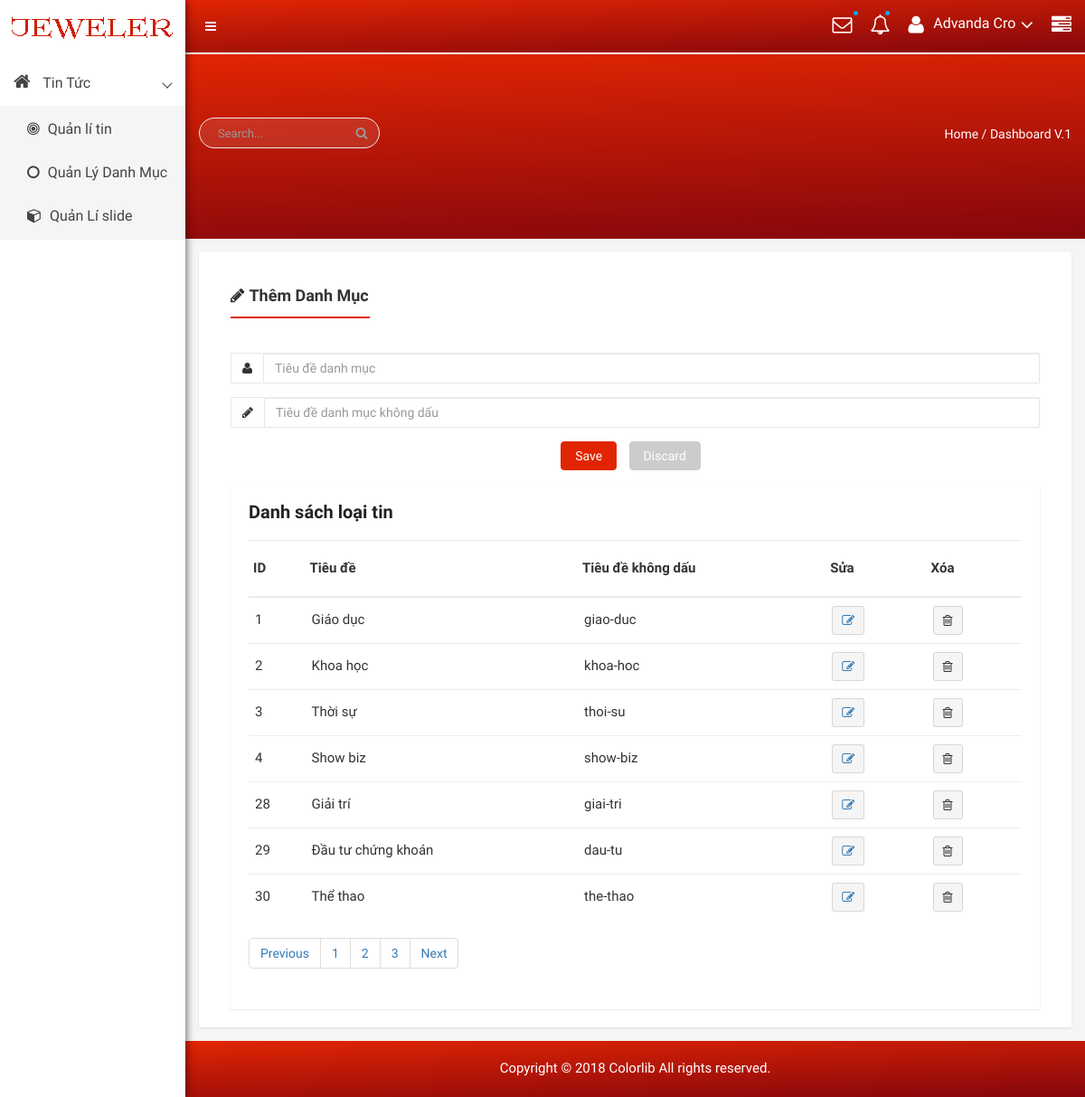
Screenshot of /controller/admin.php?atc=qldanhmuc with the database file from the repository.
### tables this page shows
CREATE TABLE `loaitin` (
  `idLoaiTin` int(10) UNSIGNED NOT NULL,
  `Ten` varchar(255) NOT NULL,
  `TenKhongDau` varchar(255) NOT NULL
);

### model/Connect.php (called while the page is built, shortened)
<?php
class connect {
    var $db = NULL;
    function __construct() {
        $dsn = "mysql:host=localhost;dbname=news";
        $user = "root";
        $pass = "root";
        $this->db = new PDO($dsn,$user,$pass);
        $this->db->query('set names "utf8"');
        if (!$this->db) {
            return false;
        }
        else {
           return true;
        }
    }
    public function getList($select) {
        $result = $this->db->query($select);
        return $result;
    }
}
?>

### model/cat.php (called while the page is built, shortened)
<?php
class Catalog {
    function getList()
    {
         $db = new connect();
         $select = "select * from loaitin";
         $result = $db->getList($select);
         return $result;
     }
}
?>

### view/admin/qldanhmuc.php (the view, shortened to what this page needs)
<?php
include "header.php";
?>
  <div class="single-product-tab-area mg-tb-15">
            <div class="single-pro-review-area">
                <div class="container-fluid">
                    <div class="row">
                        <div class="col-lg-12 col-md-12 col-sm-12 col-xs-12">
                            <div class="review-tab-pro-inner">
                                <ul id="myTab3" class="tab-review-design">
                                    <li class="active"><a href="#description"><i class="fa fa-pencil" aria-hidden="true"></i>Thêm danh mục</a></li>
                                </ul>
                                <div id="myTabContent" class="tab-content custom-product-edit">
                                    <div class="product-tab-list tab-pane fade active in" id="description">
                                    <?php
                                    if(isset($_GET['id']) && $_GET['atc'] == 'update_cate') {
                                        extract($dsdm);
                                        ?>
                                        <form action="?atc=dmUpcate" method="post" enctype="multipart/form-data">
                                        <div class="row">
                                            <div class="col-lg-12 col-md-12 col-sm-12 col-xs-12">
                                                <div class="review-content-section">
                                                    <div class="input-group mg-b-pro-edt">
                                                        <span class="input-group-addon"><i class="fa fa-user" aria-hidden="true"></i></span>
                                                        <input type="text" name="title" value="<?php echo $dsdm['Ten'] ?>" class="form-control" placeholder="Tiêu đề danh mục">
                                                    </div>
                                                    <div class="input-group mg-b-pro-edt">
                                                        <span class="input-group-addon"><i class="fa fa-pencil" aria-hidden="true"></i></span>
                                                        <input type="text" name="link_seo" value="<?php echo $dsdm['TenKhongDau'] ?>" class="form-control" placeholder="Tiêu đề danh mục không dấu">
                                                    </div>
                                                    <input type="hidden" value="<?php echo $dsdm['idLoaiTin'] ?>"  name="id" class="form-control">
                                            </div>
                                        </div>
                                        <div class="row">
                                            <div class="col-lg-12 col-md-12 col-sm-12 col-xs-12">
                                                <div class="text-center mg-b-pro-edt custom-pro-edt-ds">
                                                    <button type="submit"  class="btn btn-primary waves-effect waves-light m-r-10">Save
														</button>
                                                    <button type="button" class="btn btn-warning waves-effect waves-light">Discard
														</button>
                                                </div>
                                            </div>
                                        </div>
                                    </div>
                                    </form>
                                   <?php }  else { ?>
                                    <form action="?atc=qldanhmuc" method="post" enctype="multipart/form-data">
                                        <div class="row">
                                            <div class="col-lg-12 col-md-12 col-sm-12 col-xs-12">
                                                <div class="review-content-section">
                                                    <div class="input-group mg-b-pro-edt">
                                                        <span class="input-group-addon"><i class="fa fa-user" aria-hidden="true"></i></span>
                                                        <input type="text" name="title" class="form-control" placeholder="Tiêu đề danh mục">
                                                    </div>
                                                    <div class="input-group mg-b-pro-edt">
                                                        <span class="input-group-addon"><i class="fa fa-pencil" aria-hidden="true"></i></span>
                                                        <input type="text" name="link_seo" class="form-control" placeholder="Tiêu đề danh mục không dấu">
                                                    </div>
                                            </div>
                                        </div>
                                        <div class="row">
                                            <div class="col-lg-12 col-md-12 col-sm-12 col-xs-12">
                                                <div class="text-center mg-b-pro-edt custom-pro-edt-ds">
                                                    <button type="submit" name="submit" class="btn btn-primary waves-effect waves-light m-r-10">Save
														</button>
                                                    <button type="button" class="btn btn-warning waves-effect waves-light">Discard
														</button>
                                                </div>
                                            </div>
                                        </div>
                                    </div>
                                    </form>
                                   <?php
                                   }
                                    ?>
            <div class="container-fluid">
                <div class="row">
                    <div class="col-lg-12 col-md-12 col-sm-12 col-xs-12">
                        <div class="product-status-wrap">
                            <h4>Danh sách loại tin</h4>
                            <table>
                                <tr>
                                <th>ID</th>
                                    <th>Tiêu đề</th>
                                    <th>Tiêu đề không dấu</th>
                                    <th>Sửa</th>
                                    <th>Xóa</th>
                                </tr>
                                <?php
                                $cat = new Catalog();
                               $dsdm =  $cat->getList();
                                foreach ($dsdm as $dsdm) {
                                    extract($dsdm);
                                    echo '<tr>
                                    <td>'.$dsdm['idLoaiTin'].'</td>
                                    <td>'.$dsdm['Ten'].'</td>
                                    <td>'.$dsdm['TenKhongDau'].'</td>
                                    <td>
                                    <a href="?atc=update_cate&id='.$dsdm['idLoaiTin'].'"> <button data-toggle="tooltip" name="" title="Edit" class="pd-setting-ed"><i class="fa fa-pencil-square-o" aria-hidden="true"></i></button> </a>
                                    </td>
                                    <td>
                                    <button data-toggle="tooltip" title="Trash" class="pd-setting-ed"><i class="fa fa-trash-o" aria-hidden="true"></i></button>
                                </td>
                                </tr>';
                                }
                                ?>
                            </table>
                            <div class="custom-pagination">
                                <nav aria-label="Page navigation example">
                                    <ul class="pagination">
                                        <li class="page-item"><a class="page-link" href="#">Previous</a></li>
                                        <li class="page-item"><a class="page-link" href="#">1</a></li>
                                        <li class="page-item"><a class="page-link" href="#">2</a></li>
                                        <li class="page-item"><a class="page-link" href="#">3</a></li>
                                        <li class="page-item"><a class="page-link" href="#">Next</a></li>
                                    </ul>
                                </nav>
                            </div>
                                                </div>
                                            </div>
                                        </div>
                                    </div>
                            </div>
                        </div>
                    </div>
                </div>
            </div>
        </div>
<?php
include "footer.php";
?>

### rows the page displays
loaitin: idLoaiTin "1", Ten "Giáo dục", TenKhongDau "giao-duc"
loaitin: idLoaiTin "2", Ten "Khoa học", TenKhongDau "khoa-hoc"
loaitin: idLoaiTin "3", Ten "Thời sự", TenKhongDau "thoi-su"
loaitin: idLoaiTin "4", Ten "Show biz", TenKhongDau "show-biz"
loaitin: idLoaiTin "28", Ten "Giải trí", TenKhongDau "giai-tri"
loaitin: idLoaiTin "29", Ten "Đầu tư chứng khoán", TenKhongDau "dau-tu"
loaitin: idLoaiTin "30", Ten "Thể thao", TenKhongDau "the-thao"
